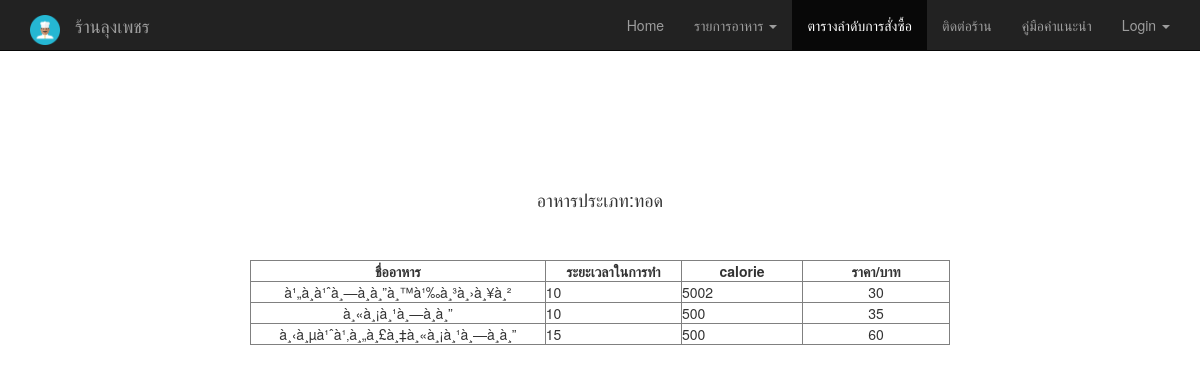
The app's page /foods2.php with its own data.
### tables this page shows
CREATE TABLE `type2` (
  `name` varchar(50) NOT NULL,
  `calorie` varchar(50) NOT NULL,
  `price` int(11) NOT NULL,
  `type` varchar(50) NOT NULL
);

### foods2.php (the view, shortened to what this page needs)
<!DOCTYPE html>
<html>
<head>
  <link rel="stylesheet" type="text/css" href="./css/bootstrap.css">
  <link rel="stylesheet" type="text/css" href="css.css">
</head>
<body>
    <nav id="scrollingNav" class="navbar navbar-inverse navbar-fixed-top" role= "navigation">
<div class="container">
    <div class="navbar-header">
      <a class="navbar-brand">  <img class="circle" src="./image/icon5.png" width="30" height="30"  border-radius="50"/></a>
      <a class="navbar-brand" href="#">ร้านลุงเพชร</a>
    </div>
      <ul class="nav navbar-nav navbar-right">
      <li><a href="index.php">Home</a></li>
       <li class="dropdown">
          <a href="#" class="dropdown-toggle" data-toggle="dropdown" role="button" aria-haspopup="true" aria-expanded="false">รายการอาหาร <span class="caret"></span></a>
        </li>
       <li class="active"><a href="order.php">ตารางลำดับการสั่งซื้อ</a></li>
        <li><a href="ContactUs.php">ติดต่อร้าน</a></li>
       <li><a href="document.php">คู่มือคำแนะนำ</a></li>
        <li class="dropdown">
          <a href="#" class="dropdown-toggle" data-toggle="dropdown" role="button" aria-haspopup="true" aria-expanded="false">Login <span class="caret"></span></a>
        </li>
      </ul>
    </div>
</nav>
</div> <br><br><br><br><br><br><br><br><br>
<?php
$strSQL = "SELECT * FROM type2";
$objQuery = mysql_query($strSQL) or die ("Error Query [".$strSQL."]");
?>
<div class="center">
<center><H4>อาหารประเภท:ทอด</H4></center><br><br>
<center><table width="700" border="1">
  <tr>
    <th width="91"> <div align="center">ชื่ออาหาร </div></th>
    <th width="90"> <div align="center">ระยะเวลาในการทำ </div></th>
    <th width="80"> <div align="center">calorie </div></th>
    <th width="97"> <div align="center">ราคา/บาท </div></th>
  </tr></center>
<?php
while($objResult = mysql_fetch_array($objQuery))
{
?>
  <tr>
    <td><div align="center"><?php echo $objResult["name"];?></div></td>
    <td><?php echo $objResult["type"];?></td>
    <td><?php echo $objResult["calorie"];?></td>
    <td><div align="center"><?php echo $objResult["price"];?></div></td>
  </tr>
<?php
}
?>
</table></div>
</body>

### css.css (style rules this page uses)
body { background-color: #FFFFFF; }

### records on screen
type2: name "à¹„à¸à¹ˆà¸—à¸­à¸”à¸™à¹‰à¸³à¸›à¸¥à¸²", type "10", calorie "5002", price "30"
type2: name "à¸«à¸¡à¸¹à¸—à¸­à¸”", type "10", calorie "500", price "35"
type2: name "à¸‹à¸µà¹ˆà¹‚à¸„à¸£à¸‡à¸«à¸¡à¸¹à¸—à¸­à¸”", type "15", calorie "500", price "60"
